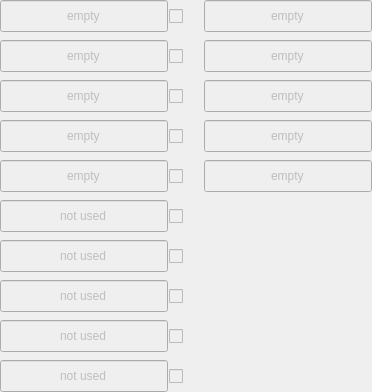
      <widget class="QWidget" name="points" native="true">
       <property name="geometry">
        <rect>
         <x>28</x>
         <y>32</y>
         <width>372</width>
         <height>392</height>
        </rect>
       </property>
       <widget class="lndtevent" name="point1">
        <property name="enabled">
         <bool>false</bool>
        </property>
        <property name="geometry">
         <rect>
          <x>0</x>
          <y>0</y>
          <width>168</width>
          <height>32</height>
         </rect>
        </property>
        <property name="focusPolicy">
         <enum>Qt::ClickFocus</enum>
        </property>
        <property name="acceptDrops">
         <bool>false</bool>
        </property>
        <property name="text">
         <string>empty</string>
        </property>
        <property name="maxLength">
         <number>128</number>
        </property>
        <property name="alignment">
         <set>Qt::AlignCenter</set>
        </property>
       </widget>
       <widget class="lndtevent" name="point2">
        <property name="enabled">
         <bool>false</bool>
        </property>
        <property name="geometry">
         <rect>
          <x>0</x>
          <y>40</y>
          <width>168</width>
          <height>32</height>
         </rect>
        </property>
        <property name="focusPolicy">
         <enum>Qt::ClickFocus</enum>
        </property>
        <property name="acceptDrops">
         <bool>false</bool>
        </property>
        <property name="text">
         <string>empty</string>
        </property>
        <property name="maxLength">
         <number>128</number>
        </property>
        <property name="alignment">
         <set>Qt::AlignCenter</set>
        </property>
       </widget>
       <widget class="lndtevent" name="point3">
        <property name="enabled">
         <bool>false</bool>
        </property>
        <property name="geometry">
         <rect>
          <x>0</x>
          <y>80</y>
          <width>168</width>
          <height>32</height>
         </rect>
        </property>
        <property name="focusPolicy">
         <enum>Qt::ClickFocus</enum>
        </property>
        <property name="acceptDrops">
         <bool>false</bool>
        </property>
        <property name="text">
         <string>empty</string>
        </property>
        <property name="maxLength">
         <number>128</number>
        </property>
        <property name="alignment">
         <set>Qt::AlignCenter</set>
        </property>
       </widget>
       <widget class="lndtevent" name="point4">
        <property name="enabled">
         <bool>false</bool>
        </property>
        <property name="geometry">
         <rect>
          <x>0</x>
          <y>120</y>
          <width>168</width>
          <height>32</height>
         </rect>
        </property>
        <property name="focusPolicy">
         <enum>Qt::ClickFocus</enum>
        </property>
        <property name="acceptDrops">
         <bool>false</bool>
        </property>
        <property name="text">
         <string>empty</string>
        </property>
        <property name="maxLength">
         <number>128</number>
        </property>
        <property name="alignment">
         <set>Qt::AlignCenter</set>
        </property>
       </widget>
       <widget class="lndtevent" name="point5">
        <property name="enabled">
         <bool>false</bool>
        </property>
        <property name="geometry">
         <rect>
          <x>0</x>
          <y>160</y>
          <width>168</width>
          <height>32</height>
         </rect>
        </property>
        <property name="focusPolicy">
         <enum>Qt::ClickFocus</enum>
        </property>
        <property name="acceptDrops">
         <bool>false</bool>
        </property>
        <property name="text">
         <string>empty</string>
        </property>
        <property name="maxLength">
         <number>128</number>
        </property>
        <property name="alignment">
         <set>Qt::AlignCenter</set>
        </property>
       </widget>
       <widget class="lndtevent" name="point6">
        <property name="enabled">
         <bool>false</bool>
        </property>
        <property name="geometry">
         <rect>
          <x>0</x>
          <y>200</y>
          <width>168</width>
          <height>32</height>
         </rect>
        </property>
        <property name="focusPolicy">
         <enum>Qt::ClickFocus</enum>
        </property>
        <property name="acceptDrops">
         <bool>false</bool>
        </property>
        <property name="text">
         <string>not used</string>
        </property>
        <property name="maxLength">
         <number>128</number>
        </property>
        <property name="alignment">
         <set>Qt::AlignCenter</set>
        </property>
       </widget>
       <widget class="lndtevent" name="point7">
        <property name="enabled">
         <bool>false</bool>
        </property>
        <property name="geometry">
         <rect>
          <x>0</x>
          <y>240</y>
          <width>168</width>
          <height>32</height>
         </rect>
        </property>
        <property name="focusPolicy">
         <enum>Qt::ClickFocus</enum>
        </property>
        <property name="acceptDrops">
         <bool>false</bool>
        </property>
        <property name="text">
         <string>not used</string>
        </property>
        <property name="maxLength">
         <number>128</number>
        </property>
        <property name="alignment">
         <set>Qt::AlignCenter</set>
        </property>
       </widget>
       <widget class="lndtevent" name="point8">
        <property name="enabled">
         <bool>false</bool>
        </property>
        <property name="geometry">
         <rect>
          <x>0</x>
          <y>280</y>
          <width>168</width>
          <height>32</height>
         </rect>
        </property>
        <property name="focusPolicy">
         <enum>Qt::ClickFocus</enum>
        </property>
        <property name="acceptDrops">
         <bool>false</bool>
        </property>
        <property name="text">
         <string>not used</string>
        </property>
        <property name="maxLength">
         <number>128</number>
        </property>
        <property name="alignment">
         <set>Qt::AlignCenter</set>
        </property>
       </widget>
       <widget class="lndtevent" name="point9">
        <property name="enabled">
         <bool>false</bool>
        </property>
        <property name="geometry">
         <rect>
          <x>0</x>
          <y>320</y>
          <width>168</width>
          <height>32</height>
         </rect>
        </property>
        <property name="focusPolicy">
         <enum>Qt::ClickFocus</enum>
        </property>
        <property name="acceptDrops">
         <bool>false</bool>
        </property>
        <property name="text">
         <string>not used</string>
        </property>
        <property name="maxLength">
         <number>128</number>
        </property>
        <property name="alignment">
         <set>Qt::AlignCenter</set>
        </property>
       </widget>
       <widget class="lndtevent" name="point10">
        <property name="enabled">
         <bool>false</bool>
        </property>
        <property name="geometry">
         <rect>
          <x>0</x>
          <y>360</y>
          <width>168</width>
          <height>32</height>
         </rect>
        </property>
        <property name="focusPolicy">
         <enum>Qt::ClickFocus</enum>
        </property>
        <property name="acceptDrops">
         <bool>false</bool>
        </property>
        <property name="text">
         <string>not used</string>
        </property>
        <property name="maxLength">
         <number>128</number>
        </property>
        <property name="alignment">
         <set>Qt::AlignCenter</set>
        </property>
       </widget>
       <widget class="lndtevent" name="point11">
        <property name="enabled">
         <bool>false</bool>
        </property>
        <property name="geometry">
         <rect>
          <x>204</x>
          <y>0</y>
          <width>168</width>
          <height>32</height>
         </rect>
        </property>
        <property name="focusPolicy">
         <enum>Qt::ClickFocus</enum>
        </property>
        <property name="acceptDrops">
         <bool>false</bool>
        </property>
        <property name="text">
         <string>empty</string>
        </property>
        <property name="maxLength">
         <number>128</number>
        </property>
        <property name="alignment">
         <set>Qt::AlignCenter</set>
        </property>
       </widget>
       <widget class="lndtevent" name="point12">
        <property name="enabled">
         <bool>false</bool>
        </property>
        <property name="geometry">
         <rect>
          <x>204</x>
          <y>40</y>
          <width>168</width>
          <height>32</height>
         </rect>
        </property>
        <property name="focusPolicy">
         <enum>Qt::ClickFocus</enum>
        </property>
        <property name="acceptDrops">
         <bool>false</bool>
        </property>
        <property name="text">
         <string>empty</string>
        </property>
        <property name="maxLength">
         <number>128</number>
        </property>
        <property name="alignment">
         <set>Qt::AlignCenter</set>
        </property>
       </widget>
       <widget class="lndtevent" name="point13">
        <property name="enabled">
         <bool>false</bool>
        </property>
        <property name="geometry">
         <rect>
          <x>204</x>
          <y>80</y>
          <width>168</width>
          <height>32</height>
         </rect>
        </property>
        <property name="focusPolicy">
         <enum>Qt::ClickFocus</enum>
        </property>
        <property name="acceptDrops">
         <bool>false</bool>
        </property>
        <property name="text">
         <string>empty</string>
        </property>
        <property name="maxLength">
         <number>128</number>
        </property>
        <property name="alignment">
         <set>Qt::AlignCenter</set>
        </property>
       </widget>
       <widget class="lndtevent" name="point14">
        <property name="enabled">
         <bool>false</bool>
        </property>
        <property name="geometry">
         <rect>
          <x>204</x>
          <y>120</y>
          <width>168</width>
          <height>32</height>
         </rect>
        </property>
        <property name="focusPolicy">
         <enum>Qt::ClickFocus</enum>
        </property>
        <property name="acceptDrops">
         <bool>false</bool>
        </property>
        <property name="text">
         <string>empty</string>
        </property>
        <property name="maxLength">
         <number>128</number>
        </property>
        <property name="alignment">
         <set>Qt::AlignCenter</set>
        </property>
       </widget>
       <widget class="lndtevent" name="point15">
        <property name="enabled">
         <bool>false</bool>
        </property>
        <property name="geometry">
         <rect>
          <x>204</x>
          <y>160</y>
          <width>168</width>
          <height>32</height>
         </rect>
        </property>
        <property name="focusPolicy">
         <enum>Qt::ClickFocus</enum>
        </property>
        <property name="acceptDrops">
         <bool>false</bool>
        </property>
        <property name="text">
         <string>empty</string>
        </property>
        <property name="maxLength">
         <number>128</number>
        </property>
        <property name="alignment">
         <set>Qt::AlignCenter</set>
        </property>
       </widget>
       <widget class="QCheckBox" name="pointpipe1">
        <property name="enabled">
         <bool>false</bool>
        </property>
        <property name="geometry">
         <rect>
          <x>169</x>
          <y>6</y>
          <width>20</width>
          <height>20</height>
         </rect>
        </property>
        <property name="cursor">
         <cursorShape>PointingHandCursor</cursorShape>
        </property>
        <property name="focusPolicy">
         <enum>Qt::NoFocus</enum>
        </property>
        <property name="toolTip">
         <string>Select restore point</string>
        </property>
       </widget>
       <widget class="QCheckBox" name="pointpipe2">
        <property name="enabled">
         <bool>false</bool>
        </property>
        <property name="geometry">
         <rect>
          <x>169</x>
          <y>46</y>
          <width>20</width>
          <height>20</height>
         </rect>
        </property>
        <property name="cursor">
         <cursorShape>PointingHandCursor</cursorShape>
        </property>
        <property name="focusPolicy">
         <enum>Qt::NoFocus</enum>
        </property>
        <property name="toolTip">
         <string>Select restore point</string>
        </property>
       </widget>
       <widget class="QCheckBox" name="pointpipe3">
        <property name="enabled">
         <bool>false</bool>
        </property>
        <property name="geometry">
         <rect>
          <x>169</x>
          <y>86</y>
          <width>20</width>
          <height>20</height>
         </rect>
        </property>
        <property name="cursor">
         <cursorShape>PointingHandCursor</cursorShape>
        </property>
        <property name="focusPolicy">
         <enum>Qt::NoFocus</enum>
        </property>
        <property name="toolTip">
         <string>Select restore point</string>
        </property>
       </widget>
       <widget class="QCheckBox" name="pointpipe4">
        <property name="enabled">
         <bool>false</bool>
        </property>
        <property name="geometry">
         <rect>
          <x>169</x>
          <y>126</y>
          <width>20</width>
          <height>20</height>
         </rect>
        </property>
        <property name="cursor">
         <cursorShape>PointingHandCursor</cursorShape>
        </property>
        <property name="focusPolicy">
         <enum>Qt::NoFocus</enum>
        </property>
        <property name="toolTip">
         <string>Select restore point</string>
        </property>
       </widget>
       <widget class="QCheckBox" name="pointpipe5">
        <property name="enabled">
         <bool>false</bool>
        </property>
        <property name="geometry">
         <rect>
          <x>169</x>
          <y>166</y>
          <width>20</width>
          <height>20</height>
         </rect>
        </property>
        <property name="cursor">
         <cursorShape>PointingHandCursor</cursorShape>
        </property>
        <property name="focusPolicy">
         <enum>Qt::NoFocus</enum>
        </property>
        <property name="toolTip">
         <string>Select restore point</string>
        </property>
       </widget>
       <widget class="QCheckBox" name="pointpipe6">
        <property name="enabled">
         <bool>false</bool>
        </property>
        <property name="geometry">
         <rect>
          <x>169</x>
          <y>206</y>
          <width>20</width>
          <height>20</height>
         </rect>
        </property>
        <property name="cursor">
         <cursorShape>PointingHandCursor</cursorShape>
        </property>
        <property name="focusPolicy">
         <enum>Qt::NoFocus</enum>
        </property>
        <property name="toolTip">
         <string>Select restore point</string>
        </property>
       </widget>
       <widget class="QCheckBox" name="pointpipe7">
        <property name="enabled">
         <bool>false</bool>
        </property>
        <property name="geometry">
         <rect>
          <x>169</x>
          <y>246</y>
          <width>20</width>
          <height>20</height>
         </rect>
        </property>
        <property name="cursor">
         <cursorShape>PointingHandCursor</cursorShape>
        </property>
        <property name="focusPolicy">
         <enum>Qt::NoFocus</enum>
        </property>
        <property name="toolTip">
         <string>Select restore point</string>
        </property>
       </widget>
       <widget class="QCheckBox" name="pointpipe8">
        <property name="enabled">
         <bool>false</bool>
        </property>
        <property name="geometry">
         <rect>
          <x>169</x>
          <y>286</y>
          <width>20</width>
          <height>20</height>
         </rect>
        </property>
        <property name="cursor">
         <cursorShape>PointingHandCursor</cursorShape>
        </property>
        <property name="focusPolicy">
         <enum>Qt::NoFocus</enum>
        </property>
        <property name="toolTip">
         <string>Select restore point</string>
        </property>
       </widget>
       <widget class="QCheckBox" name="pointpipe9">
        <property name="enabled">
         <bool>false</bool>
        </property>
        <property name="geometry">
         <rect>
          <x>169</x>
          <y>326</y>
          <width>20</width>
          <height>20</height>
         </rect>
        </property>
        <property name="cursor">
         <cursorShape>PointingHandCursor</cursorShape>
        </property>
        <property name="focusPolicy">
         <enum>Qt::NoFocus</enum>
        </property>
        <property name="toolTip">
         <string>Select restore point</string>
        </property>
       </widget>
       <widget class="QCheckBox" name="pointpipe10">
        <property name="enabled">
         <bool>false</bool>
        </property>
        <property name="geometry">
         <rect>
          <x>169</x>
          <y>366</y>
          <width>20</width>
          <height>20</height>
         </rect>
        </property>
        <property name="cursor">
         <cursorShape>PointingHandCursor</cursorShape>
        </property>
        <property name="focusPolicy">
         <enum>Qt::NoFocus</enum>
        </property>
        <property name="toolTip">
         <string>Select restore point</string>
        </property>
       </widget>
      </widget>
